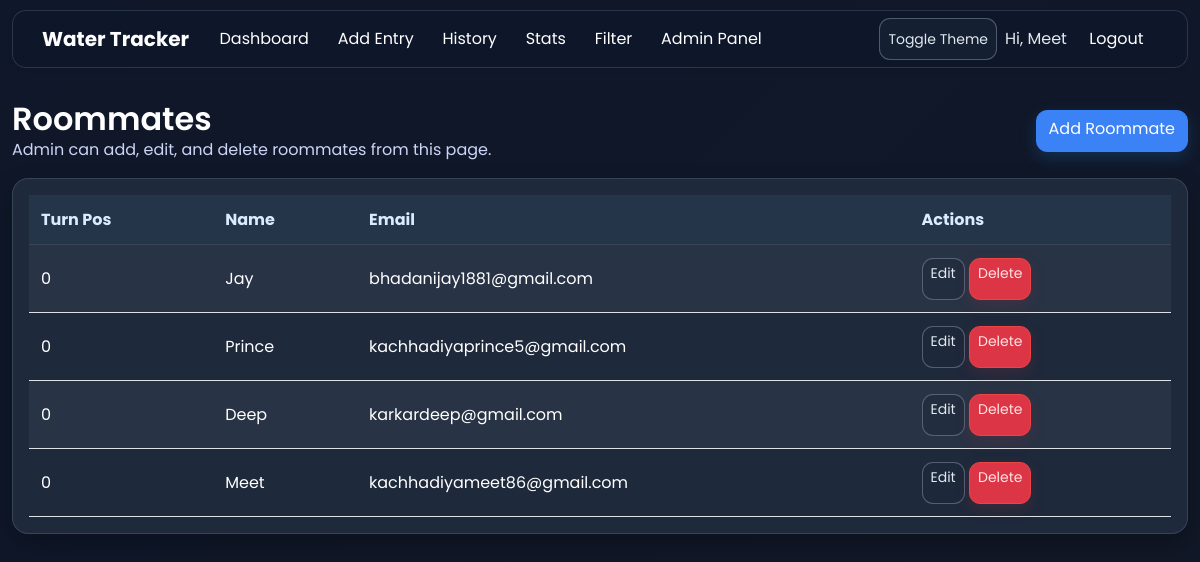
The page /roommates/ (signed in) on the database its author committed.
### water/models.py (models this page shows, shortened)
class Roommate(models.Model):
    name = models.CharField(max_length=100)
    email = models.EmailField(blank=True, null=True)
    turn_position = models.PositiveIntegerField(
        default=0,
        help_text="Lower numbers come first in the fixed turn order.",
    )
    user = models.OneToOneField(
        settings.AUTH_USER_MODEL,
        on_delete=models.SET_NULL,
        null=True,
        blank=True,
        help_text="Link to a Django user who can log in and record fills.",
    )
    class Meta:
        ordering = ["turn_position", "id"]

### water/views.py (the view)
# urls.py: path("roommates/", RoommateListView.as_view(), name="roommate_list"),
@method_decorator(user_passes_test(_is_staff), name="dispatch")
class RoommateListView(View):
    def get(self, request):
        roommates = Roommate.objects.all().order_by("id")
        return render(request, "water/roommate_list.html", {"roommates": roommates})

### water/views.py (called while the page is built)
def _is_staff(user) -> bool:
    return bool(user and user.is_authenticated and user.is_staff)

### templates/water/roommate_list.html
{% extends "base.html" %}
{% block content %}
<div class="d-flex justify-content-between align-items-center mb-3">
  <div>
    <h2 class="mb-0">Roommates</h2>
    <p class="help-text mb-0">Admin can add, edit, and delete roommates from this page.</p>
  </div>
  <a href="{% url 'water:roommate_add' %}" class="btn btn-primary">Add Roommate</a>
</div>
<div class="card card-soft">
  <div class="card-body table-responsive">
    <table class="table table-striped table-sm align-middle mb-0">
      <thead>
        <tr>
          <th>Turn Pos</th>
          <th>Name</th>
          <th>Email</th>
          <th>Actions</th>
        </tr>
      </thead>
      <tbody>
        {% for roommate in roommates %}
          <tr>
            <td>{{ roommate.turn_position }}</td>
            <td>{{ roommate.name }}</td>
            <td>{{ roommate.email|default:"-" }}</td>
            <td>
              <a href="{% url 'water:roommate_edit' roommate.pk %}" class="btn btn-sm btn-secondary">Edit</a>
              <a href="{% url 'water:roommate_delete' roommate.pk %}" class="btn btn-sm btn-danger">Delete</a>
            </td>
          </tr>
        {% empty %}
          <tr><td colspan="4">No roommates yet.</td></tr>
        {% endfor %}
      </tbody>
    </table>
  </div>
</div>
{% endblock %}

### templates/base.html (shortened to what this page needs)
<!DOCTYPE html>
<html lang="en">
<head>
    {% load static %}
    <link
      href="https://cdn.jsdelivr.net/npm/bootstrap@5.3.0/dist/css/bootstrap.min.css"
      rel="stylesheet"
    >
    <link rel="stylesheet" href="{% static 'water/antigravity.css' %}">
</head>
<body>
<nav class="navbar antigravity-nav navbar-expand-lg navbar-dark fixed-top shadow-sm">
  <div class="container">
    <a class="navbar-brand" href="{% url 'water:dashboard' %}">Water Tracker</a>
    <div class="collapse navbar-collapse" id="mainNavbar">
      <ul class="navbar-nav me-auto">
        {% if user.is_authenticated %}
          <li class="nav-item">
            <a class="nav-link {% if request.resolver_match.url_name == 'dashboard' %}active{% endif %}" href="{% url 'water:dashboard' %}">Dashboard</a>
          </li>
          <li class="nav-item">
            <a class="nav-link {% if request.resolver_match.url_name == 'entry_add' %}active{% endif %}" href="{% url 'water:entry_add' %}">Add Entry</a>
          </li>
          <li class="nav-item">
            <a class="nav-link {% if request.resolver_match.url_name == 'history' %}active{% endif %}" href="{% url 'water:history' %}">History</a>
          </li>
          <li class="nav-item">
            <a class="nav-link {% if request.resolver_match.url_name == 'stats' %}active{% endif %}" href="{% url 'water:stats' %}">Stats</a>
          </li>
          <li class="nav-item">
            <a class="nav-link {% if request.resolver_match.url_name == 'filter' %}active{% endif %}" href="{% url 'water:filter' %}">Filter</a>
          </li>
        {% endif %}
        {% if user.is_authenticated and user.is_staff %}
          <li class="nav-item">
            <a class="nav-link " href="{% url 'water:admin_panel' %}">Admin Panel</a>
          </li>
        {% endif %}
      </ul>
      <ul class="navbar-nav ms-auto align-items-center">
        <li class="nav-item me-2">
          <button id="theme-toggle" class="btn btn-sm btn-outline-secondary" type="button">
            Toggle Theme
          </button>
        </li>
        {% if user.is_authenticated %}
          <li class="nav-item">
            <span class="navbar-text me-2">Hi, {{ user.username }}</span>
          </li>
          <li class="nav-item">
            <form method="post" action="{% url 'water:logout' %}" class="d-inline">
              <button type="submit" class="btn btn-link nav-link p-0 border-0">Logout</button>
            </form>
          </li>
        {% else %}
          <li class="nav-item">
            <a class="nav-link {% if request.resolver_match.url_name == 'login' %}active{% endif %}" href="{% url 'water:login' %}">Login</a>
          </li>
        {% endif %}
      </ul>
    </div>
  </div>
</nav>
<div class="container page-wrap mb-4">
    {% block content %}{% endblock %}
</div>
</body>
</html>

### static/water/antigravity.css (style rules this page uses)
:root { --bg-0: #0f172a; --bg-1: #111827; --card-bg: #1e293b; --card-bg-2: #243449; --line: rgba(148, 163, 184, 0.22); --txt: #ffffff; --muted: #cbd5f5; --muted-2: #94a3b8; --blue: #3b82f6; --blue-dark: #2563eb; --danger: #ef4444; --shadow: 0 10px 24px rgba(0, 0, 0, 0.28); }
* { box-sizing: border-box; }
body { font-family: "Poppins", sans-serif; font-size: 16px; color: var(--txt); background: linear-gradient(135deg, var(--bg-0), var(--bg-1)); min-height: 100vh; line-height: 1.5; }
p, span, div, li, td, th, label, small, strong, em { color: var(--txt); }
a { color: #93c5fd; }
.page-wrap { max-width: 1220px; padding-top: 100px; animation: fadeInUp 0.4s ease-out; }
.navbar.antigravity-nav { margin: 10px auto 0; width: calc(100% - 24px); max-width: 1220px; border-radius: 14px; border: 1px solid var(--line); background: rgba(15, 23, 42, 0.92); backdrop-filter: blur(10px); box-shadow: var(--shadow); padding: 0.45rem 0.9rem; }
#mainNavbar { transition: all 0.3s ease; }
.navbar-brand { font-weight: 700; color: #ffffff !important; }
.navbar .nav-link { color: var(--txt) !important; opacity: 1; position: relative; padding: 0.5rem 0.8rem !important; margin: 0 0.1rem; transition: all 0.3s ease; }
.navbar .nav-link::after { content: ""; position: absolute; left: 0.8rem; right: 0.8rem; bottom: 0.2rem; height: 2px; background: var(--cyan); transform: scaleX(0); transform-origin: center; transition: transform 0.3s ease; }
.card-soft { border-radius: 16px; border: 1px solid var(--line); background: var(--card-bg); box-shadow: var(--shadow); transition: transform 0.3s ease, box-shadow 0.3s ease; animation: slideUp 0.35s ease-out; }
.help-text, .text-muted, small { color: var(--muted) !important; }
h1, h2, h3, h4, h5, h6 { color: #ffffff; font-weight: 600; }
.card { border-radius: 16px; border: 1px solid var(--line); background: var(--card-bg); box-shadow: var(--shadow); }
.table { --bs-table-bg: var(--card-bg); --bs-table-color: var(--txt); --bs-table-striped-bg: rgba(148, 163, 184, 0.08); --bs-table-striped-color: var(--txt); --bs-table-hover-bg: rgba(71, 85, 105, 0.45); --bs-table-hover-color: var(--txt); }
.table thead th { position: sticky; top: 0; background: var(--card-bg-2); color: #dbeafe; border-bottom: 1px solid var(--line); }
.table td { color: #ffffff; }
.table td, .table th { padding: 0.78rem 0.75rem; vertical-align: middle; }
.table tbody tr { transition: background-color 0.25s ease; }
.btn { border-radius: 11px; min-height: 42px; transition: all 0.3s ease; }
.btn-primary, .btn-success { border: 1px solid var(--blue); background: var(--blue); color: #ffffff; box-shadow: 0 6px 16px rgba(22, 101, 168, 0.32); }
.btn-outline-secondary, .btn-secondary { color: #e2e8f0; border-color: rgba(148, 163, 184, 0.45); background: rgba(30, 41, 59, 0.55); }
.btn-outline-danger, .btn-danger { border-color: var(--danger); color: #ffe4e6; box-shadow: 0 5px 14px rgba(138, 45, 63, 0.26); }
.navbar-text { color: #e2e8f0 !important; }

### rows shown on the page
Roommate: turn_position "0", name "Jay", email "bhadanijay1881@gmail.com"
Roommate: turn_position "0", name "Prince", email "kachhadiyaprince5@gmail.com"
Roommate: turn_position "0", name "Deep", email "karkardeep@gmail.com"
Roommate: turn_position "0", name "Meet", email "kachhadiyameet86@gmail.com"

### other values the page prints
{{ user.username }} "Meet"
